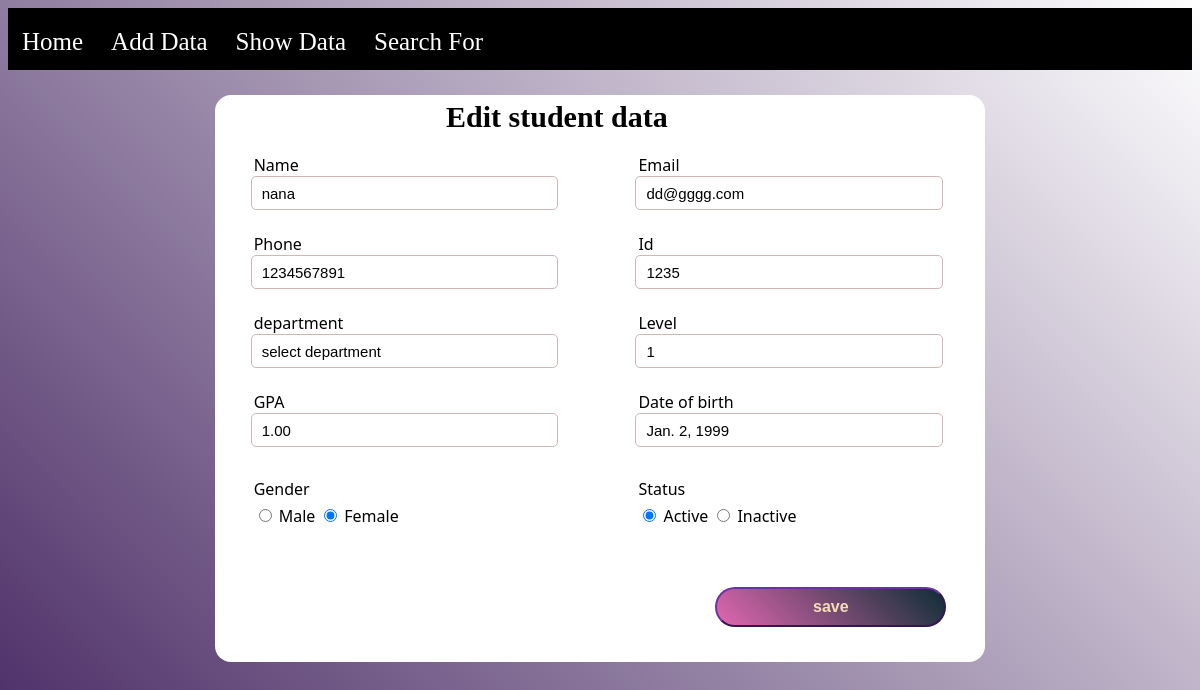
Screenshot of /show/update/5 with the database file from the repository.
### studentA/models.py (models this page shows)
class Student (models.Model):
    name = models.CharField(max_length=40)
    email = models.EmailField()
    phone = models.CharField(max_length=10)
    idst = models.CharField(max_length=10)
    department = models.CharField(max_length=60)
    level = models.IntegerField()
    gpa = models.DecimalField(max_digits=3, decimal_places=2)
    date = models.DateField()
    gender = models.CharField(max_length=10)
    status = models.BooleanField(default=True)

### studentA/views.py (the view)
# urls.py: path('show/update/<int:id>', views.update, name='update'),
def update(request, id):
    stu = Student.objects.get(id=id)
    template = loader.get_template('pages/update.html')
    context = {
        'stu': stu,
    }
    return HttpResponse(template.render(context, request))

### templates/pages/update.html (shortened to what this page needs)
{%extends 'nav.html'%} {%block content%} {%load static%}
<!DOCTYPE html>
<html>
  <head>
    <link rel="stylesheet" href="{% static 'css/edit.css' %}" />
    <link rel="stylesheet" href="{% static 'css/index.css' %}" />
  </head>
  <body>
    <div class="data">
      <h1>Edit student data</h1>
      <form
        name="form2"
        action="updatestudent/{{ stu.id }}"
        method="POST"
        onsubmit="return checkForm(this);"
      >
        <div class="input-data">
          <label>Name</label>
          <input
            class="box"
            type="text"
            name="name"
            placeholder="Enter your name"
            minlength="3"
            maxlength="30"
            value="{{stu.name}}"
          />
        </div>
        <br />
        <div class="input-data">
          <label>Email</label>
          <input
            class="box"
            type="email"
            name="email"
            placeholder="Enter your email"
            value="{{stu.email}}"
          />
        </div>
        <br />
        <div class="input-data">
          <label>Phone</label>
          <input
            class="box"
            type="text"
            name="phone"
            placeholder="Enter your number"
            value="{{stu.phone}}"
          />
        </div>
        <br />
        <div class="input-data">
          <label>Id</label>
          <input
            class="box"
            type="text"
            name="idst"
            placeholder="Enter your id"
            maxlength="10"
            minlength="3"
            value="{{stu.idst}}"
          />
        </div>
        <br />
        <div class="input-data">
          <label for="dep">department</label>
          <input
            type="text"
            class="box"
            value="{{stu.department}}"
            name="department"
            raedonly
          />
        </div>
        <br />
        <div class="input-data">
          <label>Level</label>
          <input
            class="box"
            type="number"
            name="level"
            min="1"
            max="4"
            placeholder="Enter your level"
            value="{{stu.level}}"
          />
        </div>
        <br />
        <div class="input-data">
          <label>GPA</label>
          <input
            class="box"
            type="number"
            step="0.01"
            name="gpa"
            min="1"
            max="4"
            placeholder="Enter your gpa"
            value="{{stu.gpa}}"
          />
        </div>
        <br />
        <div class="input-data">
          <label>Date of birth</label>
          <input class="box" type="text" value="{{stu.date}}" raedonly />
        </div>
        <br />
        <div class="dot">
          <div class="dot-title">
            <label>Gender</label>
          </div>
          <div>
            <input id="m" type="radio" name="gender" value="female" />
            <label for="m">Male</label>
            <input id="f" type="radio" name="gender" value="male" checked />
            <label for="f">Female</label>
          </div>
        </div>
        <br />
        <div class="dot">
          <div class="dot-title">
            <label>Status</label>
          </div>
          <div>
            <input type="radio" name="status" id="a" value="active" checked />
            <label for="a">Active</label>
            <input type="radio" name="status" id="i" value="inactive" />
            <label for="i">Inactive</label>
            <br />
            <br />
          </div>
        </div>
        <button class="popup">save</button>
      </form>
    </div>
  </body>
</html>
{%endblock content%}

### project/static/css/edit.css (style rules this page uses)
body { background: linear-gradient(45deg, #462762, transparent); }

### project/static/css/index.css (style rules this page uses)
.data { background-color: white; width: 65%; border-radius: 16px; margin-right: 17.5%; margin-left: 17.5%; margin-top: 45px; }
form { display: flex; align-content: flex-start; flex-wrap: wrap; width: 100%; }
.input-data { width: 40%; height: 55px; margin-bottom: 24px; margin-right: 5%; margin-left: 5%; }
label { font-weight: 500; font-family: system-ui; }
.box { height: 34px; width: 100%; outline: none; border-radius: 5px; border: 1px solid #cfb7b7; padding-left: 10px; font-size: 15px; padding-right: 3px; margin-left: -3px; }
.data h1 { width: 40%; font-size: 30px; color: black; margin-top: -20px; margin-left: 30%; margin-right: 30%; padding-top: 5px; }
.dot { width: 40%; height: 55px; margin-bottom: 24px; margin-right: 5%; margin-left: 5%; margin-top: 8px; }
.dot-title { height: 27px; }
.popup { color: wheat; width: 30%; height: 40px; margin-left: 65%; margin-top: 30px; border-radius: 25px; font-weight: bold; font-family: sans-serif; font-size: medium; cursor: pointer; background: linear-gradient(45deg, #e167b0, #0e2e36); border-color: #6d32a1; margin-bottom: 35px; }

### templates/nav.html (style rules this page uses)
body { background: linear-gradient(45deg, #462762, transparent); }

### rows the page displays
Student: name "nana", email "dd@gggg.com", phone "1234567891", idst "1235", department "select department", level "1", gpa "1.00", date "Jan. 2, 1999"
